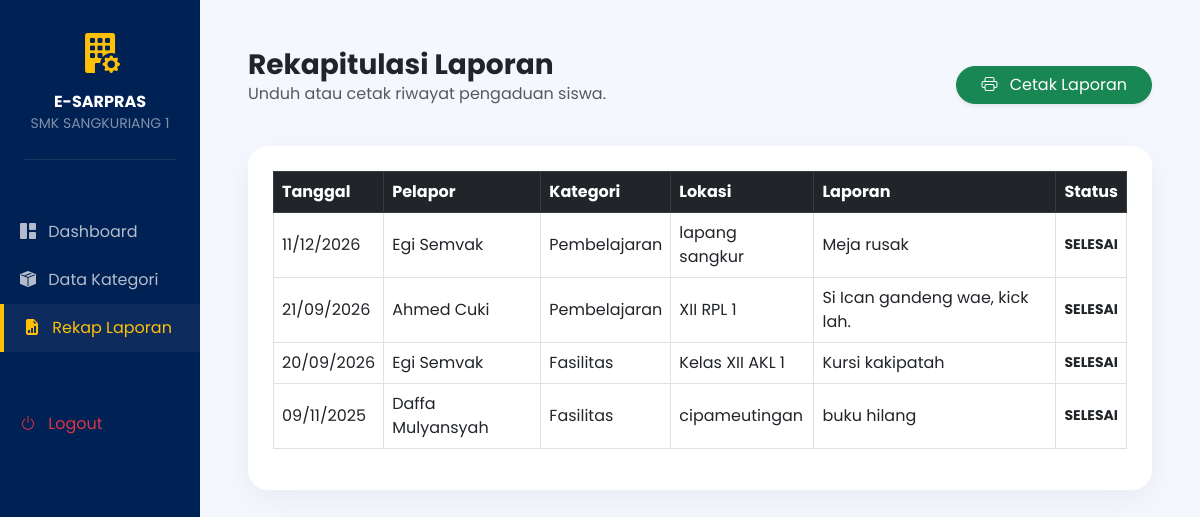
/views/admin/rekap.php (signed in), run on the app's committed database.
### tables this page shows
CREATE TABLE `aspirasi` (
  `id_aspirasi` int(11) NOT NULL,
  `nis` varchar(20) NOT NULL,
  `id_kategori` int(11) DEFAULT NULL,
  `isi_aspirasi` text NOT NULL,
  `lokasi` varchar(255) DEFAULT NULL,
  `foto_bukti` varchar(255) DEFAULT NULL,
  `tanggal` timestamp NOT NULL DEFAULT current_timestamp(),
  `status` enum('pending','proses','selesai') DEFAULT 'pending'
);

CREATE TABLE `users` (
  `id_user` int(11) NOT NULL,
  `nis` varchar(20) DEFAULT NULL,
  `username` varchar(50) NOT NULL,
  `password` varchar(255) NOT NULL,
  `nama_lengkap` varchar(100) DEFAULT NULL,
  `level` enum('admin','siswa') NOT NULL,
  `created_at` timestamp NOT NULL DEFAULT current_timestamp()
);

CREATE TABLE `kategori` (
  `id_kategori` int(11) NOT NULL,
  `nama_kategori` varchar(100) NOT NULL
);

### classes/Pengaduan.php (called while the page is built, shortened)
<?php
class Pengaduan {
    private $conn;
    private $table_name = "aspirasi";
    public function __construct($db) {
        $this->conn = $db;
    }
    public function tampilkanSemua() {
        $query = "SELECT a.*, u.nama_lengkap, k.nama_kategori
                  FROM " . $this->table_name . " a
                  LEFT JOIN users u ON a.nis = u.nis
                  LEFT JOIN kategori k ON a.id_kategori = k.id_kategori
                  ORDER BY a.tanggal DESC, a.id_aspirasi DESC";
        $stmt = $this->conn->prepare($query);
        $stmt->execute();
        return $stmt;
    }
}
?>

### views/admin/rekap.php (the view, shortened to what this page needs)
<?php
require_once '../../classes/Pengaduan.php';
$database = new Database();
$db = $database->getConnection();
$pengaduan = new Pengaduan($db);
$stmt = $pengaduan->tampilkanSemua();
?>
<!DOCTYPE html>
<html lang="id">
<head>
    <link href="https://cdn.jsdelivr.net/npm/bootstrap@5.3.0/dist/css/bootstrap.min.css" rel="stylesheet">
    <link rel="stylesheet" href="https://cdn.jsdelivr.net/npm/bootstrap-icons@1.11.0/font/bootstrap-icons.css">
</head>
<body>
<div class="container-fluid">
    <div class="row">
        <div class="col-md-3 col-lg-2 p-0 sidebar d-none d-md-block sticky-top no-print" style="height: 100vh;">
            <div class="p-4 text-center">
                <i class="bi bi-building-fill-gear text-warning fs-1"></i>
                <h6 class="fw-bold mt-2 mb-0 text-white">E-SARPRAS</h6>
                <small class="text-white-50">SMK SANGKURIANG 1</small>
                <hr class="border-secondary mt-4">
            </div>
            <ul class="nav flex-column mt-2">
                <li class="nav-item"><a href="dashboard.php" class="nav-link"><i class="bi bi-grid-1x2-fill me-2"></i> Dashboard</a></li>
                <li class="nav-item"><a href="kategori.php" class="nav-link"><i class="bi bi-box-seam-fill me-2"></i> Data Kategori</a></li>
                <li class="nav-item"><a href="rekap.php" class="nav-link active"><i class="bi bi-file-earmark-bar-graph-fill me-2"></i> Rekap Laporan</a></li>
                <li class="nav-item mt-5"><a href="../../logout.php" class="nav-link text-danger"><i class="bi bi-power me-2"></i> Logout</a></li>
            </ul>
        </div>
        <div class="col-md-9 col-lg-10 p-md-5 p-4">
            <div class="d-flex justify-content-between align-items-center mb-4 header-main">
                <div>
                    <h3 class="fw-bold mb-0">Rekapitulasi Laporan</h3>
                    <p class="text-muted">Unduh atau cetak riwayat pengaduan siswa.</p>
                </div>
                <button onclick="window.print()" class="btn btn-success rounded-pill px-4 shadow-sm">
                    <i class="bi bi-printer me-2"></i> Cetak Laporan
                </button>
            </div>
            <div class="table-container">
                <div class="table-responsive">
                    <table class="table table-bordered align-middle">
                        <thead class="table-dark">
                            <tr>
                                <th>Tanggal</th>
                                <th>Pelapor</th>
                                <th>Kategori</th>
                                <th>Lokasi</th>
                                <th>Laporan</th>
                                <th>Status</th>
                            </tr>
                        </thead>
                        <tbody>
                            <?php while ($row = $stmt->fetch(PDO::FETCH_ASSOC)): ?>
                            <tr>
                                <td><?= date('d/m/Y', strtotime($row['tanggal'])); ?></td>
                                <td><?= $row['nama_lengkap']; ?></td>
                                <td><?= htmlspecialchars($row['nama_kategori'] ?? '-', ENT_QUOTES, 'UTF-8', false); ?></td>
                                <td><?= htmlspecialchars($row['lokasi'] ?? '-', ENT_QUOTES, 'UTF-8', false); ?></td>
                                <td><?= htmlspecialchars($row['isi_aspirasi'], ENT_QUOTES, 'UTF-8', false); ?></td>
                                <td class="text-center fw-bold small"><?= strtoupper($row['status']); ?></td>
                            </tr>
                            <?php endwhile; ?>
                        </tbody>
                    </table>
                </div>
            </div>
        </div>
    </div>
</div>
</body>
</html>

### views/admin/rekap.php (style rules this page uses)
:root { --primary-navy: #002154; --accent-gold: #ffc107; --light-gray: #f4f7fe; }
body { font-family: 'Poppins', sans-serif; background-color: var(--light-gray); }
.sidebar { min-height: 100vh; background: var(--primary-navy); color: white; }
.sidebar .nav-link { color: rgba(255,255,255,0.7); padding: 12px 20px; transition: 0.3s; }
.sidebar .nav-link.active { color: var(--accent-gold); background: rgba(255,255,255,0.05); border-left: 4px solid var(--accent-gold); }
.table-container { background: white; border-radius: 20px; padding: 25px; box-shadow: 0 10px 30px rgba(0,0,0,0.05); }

### data on the page
aspirasi: tanggal "11/12/2026", users.nama_lengkap "Egi Semvak", id_kategori.nama_kategori "Pembelajaran", lokasi "lapang sangkur", isi_aspirasi "Meja rusak", status "SELESAI"
aspirasi: tanggal "21/09/2026", users.nama_lengkap "Ahmed Cuki", id_kategori.nama_kategori "Pembelajaran", lokasi "XII RPL 1", isi_aspirasi "Si Ican gandeng wae, kick lah.", status "SELESAI"
aspirasi: tanggal "20/09/2026", users.nama_lengkap "Egi Semvak", id_kategori.nama_kategori "Fasilitas", lokasi "Kelas XII AKL 1", isi_aspirasi "Kursi kakipatah", status "SELESAI"
aspirasi: tanggal "09/11/2025", users.nama_lengkap "Daffa Mulyansyah", id_kategori.nama_kategori "Fasilitas", lokasi "cipameutingan", isi_aspirasi "buku hilang", status "SELESAI"
